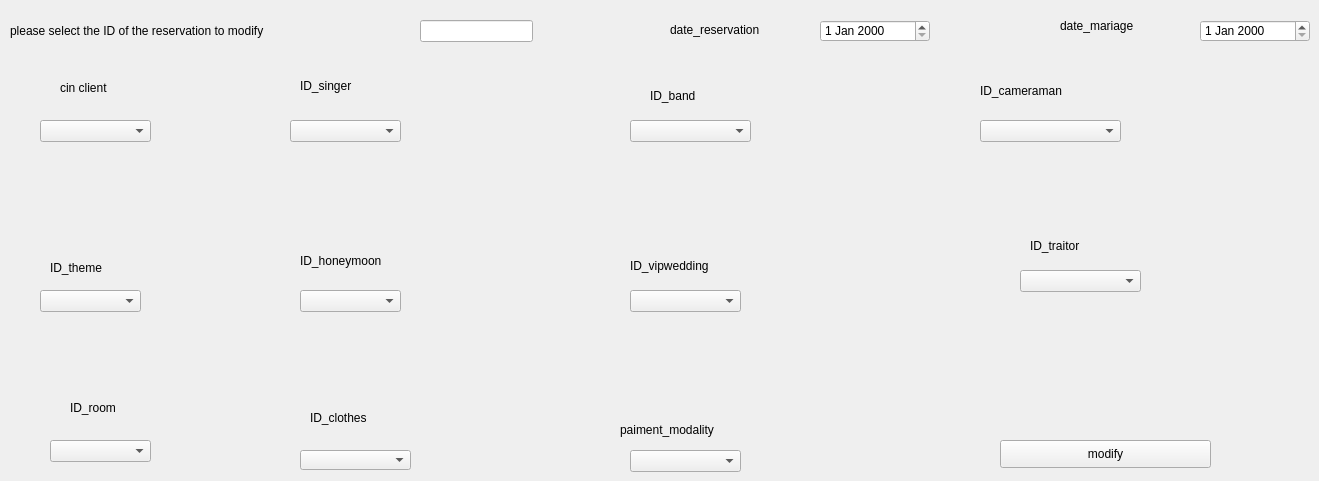
     <widget class="QWidget" name="tab2">
      <attribute name="title">
       <string>update reservation</string>
      </attribute>
      <widget class="QLabel" name="label_153">
       <property name="geometry">
        <rect>
         <x>10</x>
         <y>10</y>
         <width>541</width>
         <height>41</height>
        </rect>
       </property>
       <property name="text">
        <string>please select the ID of the reservation to modify</string>
       </property>
      </widget>
      <widget class="QLineEdit" name="idreservation_modif">
       <property name="geometry">
        <rect>
         <x>420</x>
         <y>20</y>
         <width>113</width>
         <height>22</height>
        </rect>
       </property>
      </widget>
      <widget class="QComboBox" name="singerres_modif">
       <property name="geometry">
        <rect>
         <x>290</x>
         <y>120</y>
         <width>111</width>
         <height>22</height>
        </rect>
       </property>
      </widget>
      <widget class="QComboBox" name="themeres_modif">
       <property name="geometry">
        <rect>
         <x>40</x>
         <y>290</y>
         <width>101</width>
         <height>22</height>
        </rect>
       </property>
      </widget>
      <widget class="QComboBox" name="paimentres_modif">
       <property name="geometry">
        <rect>
         <x>630</x>
         <y>450</y>
         <width>111</width>
         <height>22</height>
        </rect>
       </property>
      </widget>
      <widget class="QComboBox" name="cinres_modif">
       <property name="geometry">
        <rect>
         <x>40</x>
         <y>120</y>
         <width>111</width>
         <height>22</height>
        </rect>
       </property>
      </widget>
      <widget class="QComboBox" name="roomres_modif">
       <property name="geometry">
        <rect>
         <x>50</x>
         <y>440</y>
         <width>101</width>
         <height>22</height>
        </rect>
       </property>
      </widget>
      <widget class="QComboBox" name="vipres_modif">
       <property name="geometry">
        <rect>
         <x>630</x>
         <y>290</y>
         <width>111</width>
         <height>22</height>
        </rect>
       </property>
      </widget>
      <widget class="QComboBox" name="traitorres_modif">
       <property name="geometry">
        <rect>
         <x>1020</x>
         <y>270</y>
         <width>121</width>
         <height>22</height>
        </rect>
       </property>
      </widget>
      <widget class="QComboBox" name="bandres_modif">
       <property name="geometry">
        <rect>
         <x>630</x>
         <y>120</y>
         <width>121</width>
         <height>22</height>
        </rect>
       </property>
      </widget>
      <widget class="QComboBox" name="camerares_modif">
       <property name="geometry">
        <rect>
         <x>980</x>
         <y>120</y>
         <width>141</width>
         <height>22</height>
        </rect>
       </property>
      </widget>
      <widget class="QComboBox" name="honeymoonres_modif">
       <property name="geometry">
        <rect>
         <x>300</x>
         <y>290</y>
         <width>101</width>
         <height>22</height>
        </rect>
       </property>
      </widget>
      <widget class="QComboBox" name="clothesres_modif">
       <property name="geometry">
        <rect>
         <x>300</x>
         <y>450</y>
         <width>111</width>
         <height>20</height>
        </rect>
       </property>
      </widget>
      <widget class="QDateEdit" name="dateres_modif">
       <property name="geometry">
        <rect>
         <x>820</x>
         <y>20</y>
         <width>110</width>
         <height>22</height>
        </rect>
       </property>
      </widget>
      <widget class="QDateEdit" name="datemar_modif">
       <property name="geometry">
        <rect>
         <x>1200</x>
         <y>20</y>
         <width>110</width>
         <height>22</height>
        </rect>
       </property>
      </widget>
      <widget class="QLabel" name="label_154">
       <property name="geometry">
        <rect>
         <x>60</x>
         <y>80</y>
         <width>121</width>
         <height>16</height>
        </rect>
       </property>
       <property name="text">
        <string>cin client</string>
       </property>
      </widget>
      <widget class="QLabel" name="label_155">
       <property name="geometry">
        <rect>
         <x>300</x>
         <y>60</y>
         <width>111</width>
         <height>51</height>
        </rect>
       </property>
       <property name="text">
        <string>ID_singer</string>
       </property>
      </widget>
      <widget class="QLabel" name="label_156">
       <property name="geometry">
        <rect>
         <x>650</x>
         <y>80</y>
         <width>91</width>
         <height>31</height>
        </rect>
       </property>
       <property name="text">
        <string>ID_band</string>
       </property>
      </widget>
      <widget class="QLabel" name="label_157">
       <property name="geometry">
        <rect>
         <x>980</x>
         <y>70</y>
         <width>151</width>
         <height>41</height>
        </rect>
       </property>
       <property name="text">
        <string>ID_cameraman</string>
       </property>
      </widget>
      <widget class="QLabel" name="label_158">
       <property name="geometry">
        <rect>
         <x>50</x>
         <y>260</y>
         <width>101</width>
         <height>16</height>
        </rect>
       </property>
       <property name="text">
        <string>ID_theme</string>
       </property>
      </widget>
      <widget class="QLabel" name="label_159">
       <property name="geometry">
        <rect>
         <x>300</x>
         <y>240</y>
         <width>121</width>
         <height>41</height>
        </rect>
       </property>
       <property name="text">
        <string>ID_honeymoon</string>
       </property>
      </widget>
      <widget class="QLabel" name="label_160">
       <property name="geometry">
        <rect>
         <x>630</x>
         <y>250</y>
         <width>151</width>
         <height>31</height>
        </rect>
       </property>
       <property name="text">
        <string>ID_vipwedding</string>
       </property>
      </widget>
      <widget class="QLabel" name="label_161">
       <property name="geometry">
        <rect>
         <x>1030</x>
         <y>230</y>
         <width>101</width>
         <height>31</height>
        </rect>
       </property>
       <property name="text">
        <string>ID_traitor</string>
       </property>
      </widget>
      <widget class="QLabel" name="label_162">
       <property name="geometry">
        <rect>
         <x>70</x>
         <y>400</y>
         <width>91</width>
         <height>16</height>
        </rect>
       </property>
       <property name="text">
        <string>ID_room</string>
       </property>
      </widget>
      <widget class="QLabel" name="label_163">
       <property name="geometry">
        <rect>
         <x>310</x>
         <y>410</y>
         <width>101</width>
         <height>16</height>
        </rect>
       </property>
       <property name="text">
        <string>ID_clothes</string>
       </property>
      </widget>
      <widget class="QLabel" name="label_164">
       <property name="geometry">
        <rect>
         <x>620</x>
         <y>420</y>
         <width>181</width>
         <height>20</height>
        </rect>
       </property>
       <property name="text">
        <string>paiment_modality</string>
       </property>
      </widget>
      <widget class="QLabel" name="label_165">
       <property name="geometry">
        <rect>
         <x>670</x>
         <y>20</y>
         <width>141</width>
         <height>20</height>
        </rect>
       </property>
       <property name="text">
        <string>date_reservation</string>
       </property>
      </widget>
      <widget class="QLabel" name="label_166">
       <property name="geometry">
        <rect>
         <x>1060</x>
         <y>10</y>
         <width>121</width>
         <height>31</height>
        </rect>
       </property>
       <property name="text">
        <string>date_mariage</string>
       </property>
      </widget>
      <widget class="QPushButton" name="modifyreservation">
       <property name="geometry">
        <rect>
         <x>1000</x>
         <y>440</y>
         <width>211</width>
         <height>28</height>
        </rect>
       </property>
       <property name="text">
        <string>modify</string>
       </property>
      </widget>
     </widget>
